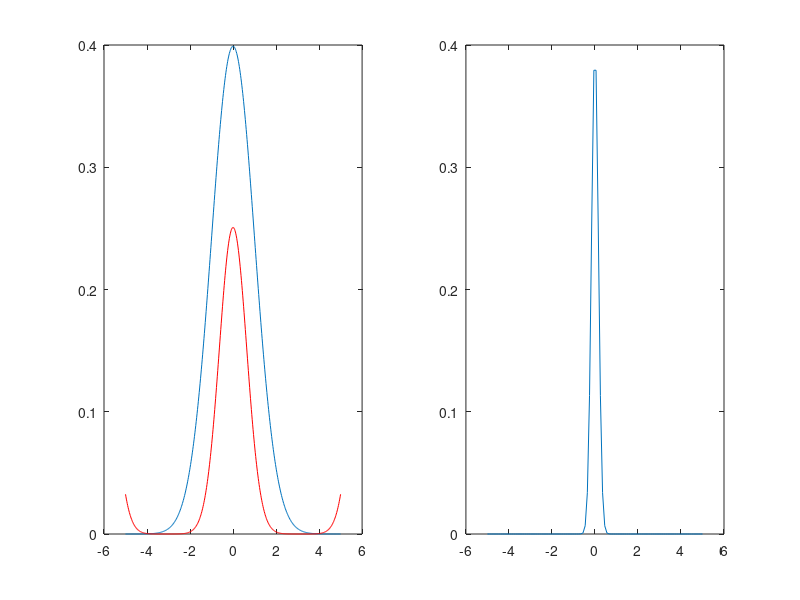

Recreate this plot in MATLAB.
%% cleanup
%close all;
clear all;
clc;

%% ex 15
% g(x)
sigma = 1;
x = -5:10/499:5;
g_x = 1 / sqrt(2*pi*sigma^2) * exp(-0.5*x.^2/sigma^2);

subplot(1,2,1), plot(x, g_x);

% FT{g(x)}
N = 100;
k = -5:10/(N-1):5;
coeffs = 1 / sqrt(2*pi) * exp(-2*(pi*sigma*k).^2);

subplot(1,2,2), plot(k, coeffs);

% Fourier Series Approximation
approx_e = zeros(1,size(x,2));
approx_sin_cos = zeros(1,size(x,2));
for a = 1:size(x,2)
    xx = x(1,a);
    for n = 1:N
        approx_e(a) = approx_e(a) + coeffs(1,n) * exp(1i * n * xx); % this is exactly the same as
        approx_sin_cos(a) = approx_sin_cos(a) + coeffs(1,n) * (cos(n*xx) + 1i*sin(n*xx)); % this :-)
    end
    approx_e(a) = approx_e(a) / (2*pi);
    approx_sin_cos(a) = approx_sin_cos(a) / (2*pi);
end

subplot(1,2,1), hold on, plot(x, abs(approx_e), 'r'), hold off;